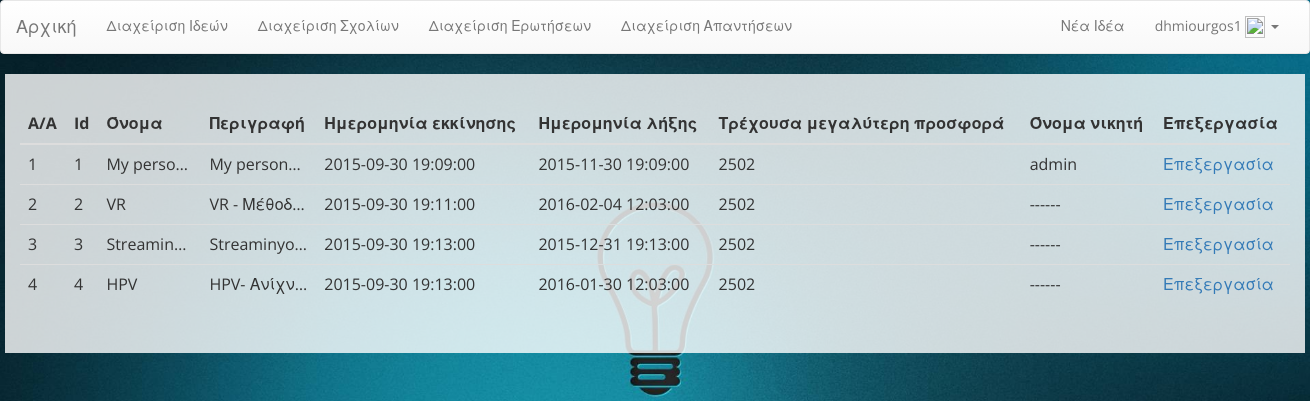
The page /IdeasMarketplace/creator/index.php (signed in) on the database its author committed.
### tables this page shows
CREATE TABLE IF NOT EXISTS `users` (
  `id` int(11) NOT NULL,
  `first_name` text NOT NULL,
  `last_name` text NOT NULL,
  `email` text NOT NULL,
  `password` text NOT NULL,
  `type` int(11) NOT NULL,
  `sex` int(11) NOT NULL,
  `age` int(11) NOT NULL,
  `img_temp` tinyint(1) NOT NULL,
  `image` longblob NOT NULL
);

CREATE TABLE IF NOT EXISTS `auctions` (
  `id` int(11) NOT NULL,
  `name` text NOT NULL,
  `description` text NOT NULL,
  `bid_start` int(11) NOT NULL,
  `bid_min` int(11) NOT NULL,
  `buy_price` int(11) NOT NULL,
  `offer_start` datetime NOT NULL,
  `offer_end` datetime NOT NULL,
  `winner` int(11) NOT NULL
);

### IdeasMarketplace/creator/index.php (the view, shortened to what this page needs)
<?php
include '../functions.php';
if (isset($_SESSION['type']) && $_SESSION['type'] == 2) {
    $conn = sqldb();
    $ok = true;
    $sql = 'SELECT auction_id FROM belongs WHERE user_id=' . $_SESSION['id'];
    $res = $conn->query($sql);
    if ($res->num_rows > 0) {
        while ($row = $res->fetch_assoc()) {
            $sql = 'SELECT id,name,description,offer_start,offer_end,
(SELECT MAX(bid) FROM bids WHERE auction=id) as max,
(SELECT first_name FROM bids,users
 WHERE auction=auctions.id AND users.id=bids.user ORDER BY bid DESC LIMIT 1)
 as winner FROM auctions WHERE id=' . $row['auction_id'];
            $result[] = $conn->query($sql);
        }
    } else {
        $ok = false;
    }
    ?>
    <html>
        <head>
            <?php styles(); ?>
        </head>
        <body>
            <?php show_header(); ?>
            <div class="container" style="width: 1300px;">
                <div class="row">
                    <div class="box">
                        <table class="table table-hover">
                            <?php if ($ok == true) { ?>
                                <thead>
                                    <tr>
                                        <th>A/A</th>
                                        <th>Id</th>
                                        <th>Όνομα</th>
                                        <th>Περιγραφή</th>
                                        <th>Ημερομηνία εκκίνησης</th>
                                        <th>Ημερομηνία λήξης</th>
                                        <th>Τρέχουσα μεγαλύτερη προσφορά</th>
                                        <th>Όνομα νικητή</th>
                                        <th>Επεξεργασία</th>
                                    </tr>
                                </thead>
                                <?php
                                $counter = 1;
                                foreach ($result as $value) {
                                    if ($value->num_rows > 0) {
                                        while ($row = $value->fetch_assoc()) {
                                            echo "<tr>";
                                            echo "<td>" . $counter . "</td>";
                                            echo "<td>" . $row["id"] . "</td>";
                                            echo "<td class='elipsis'>" . $row["name"] . "</td>";
                                            echo "<td class='elipsis'>" . $row["description"] . "</td>";
                                            echo "<td>" . $row["offer_start"] . "</td>";
                                            echo "<td>" . $row["offer_end"] . "</td>";
                                            if ($row["max"] == "") {
                                                echo "<td>------</td>";
                                            } else {
                                                echo "<td>" . $row["max"] . "</td>";
                                            }
                                            if ($row["winner"] == "") {
                                                echo "<td>------</td>";
                                            } else {
                                                echo "<td>" . $row["winner"] . "</td>";
                                            }
                                            echo '<td><a href="idea_edit.php?id=' . $row["id"] . '">Επεξεργασία</a></td>';
                                            echo "</tr>";
                                            $counter++;
                                        }
                                    }
                                }
                            } else {
                                echo "<center><h1>Δεν υπάρχουν δημοπρασίες ιδεών για διαχείριση, πρέπει πρώτα να εισάγετε !</h1></center>";
                            }
                            ?>
                        </table>
                    </div>
                </div>
            </div>
        </body>
    </html>
    <?php
} else {
    header('Location: ' . "http://$_SERVER[HTTP_HOST]");
    die();
}

### IdeasMarketplace/functions.php (shortened to what this page needs)
<?php
function show_header() {
    if (isset($_SESSION['id'])) {
        $conn = sqldb();
        $sql = "SELECT first_name FROM users WHERE id=" . $_SESSION['id'];
        $result = $conn->query($sql);
        $user = $result->fetch_assoc();
    }
    ?>
    <nav class="navbar navbar-default">
        <div class="container-fluid">
            <div class="navbar-header">
                <a class="navbar-brand" href="/">Αρχική</a>
            </div>
            <div class="collapse navbar-collapse" id="bs-example-navbar-collapse-1">
                <ul class="nav navbar-nav">
                    <?php
                    if (isset($_SESSION['id'])) {
                        if ($_SESSION['type'] == 2) {
                            fix_link("/creator/");
                            echo 'Διαχείριση Ιδεών</a></li>';
                            echo 'Διαχείριση Σχολίων</a></li>';
                            echo 'Διαχείριση Ερωτήσεων</a></li>';
                            echo 'Διαχείριση Απαντήσεων</a></li>';
                        } else if ($_SESSION['type'] == 3) {
                            fix_link("/admin/");
                            echo 'Διαχείριση Χρηστών</a></li>';
                            fix_link("/admin/ideas.php");
                            echo 'Διαχείριση Ιδεών</a></li>';
                            fix_link("/admin/comments.php");
                            echo 'Διαχείριση Σχολίων</a></li>';
                            fix_link("/admin/questions.php");
                            echo 'Διαχείριση Ερωτήσεων</a></li>';
                            fix_link("/admin/answers.php");
                            echo 'Διαχείριση Απαντήσεων</a></li>';
                        }
                    }
                    ?>
                </ul>
                <ul class="nav navbar-nav navbar-right">
                    <?php
                    if (isset($_SESSION['id'])) {
                        if ($_SESSION['type'] == 2) {
                            echo 'Νέα Ιδέα</a></li>';
                        }
                        ?>
                        <li class="dropdown">
                            <a href="#" class="dropdown-toggle" data-toggle="dropdown" role="button" aria-expanded="false"><?= $user['first_name'] ?>
                                <?php if ($_SESSION['img_temp'] == 0) { ?>
                                    <img style="height: 22px;width: 20px;" src="/img/no_image.jpg">
                                <?php } else { ?>
                                    <img style="height: 22px;width: 20px;" src="../image.php">
                                <?php } ?><span class="caret"></span></a>
                            <?php
                        }
                        ?>
                </ul>
            </div>
        </div>
    </nav>
    <?php
}
function sqldb() {
    $conn = new mysqli("localhost", "root", "", "ideas");
    $conn->query("SET NAMES 'utf8'");
    $conn->query("SET CHARACTER SET 'utf8'");
    return $conn;
}
function fix_link($l) {
    echo '<li';
    if (endsWith($_SERVER['REQUEST_URI'], $l)) {
        echo ' class="active"';
    }
    echo '><a href="' . $l . '">';
}
function endsWith($haystack, $needle) {
    return $needle === "" || (($temp = strlen($haystack) - strlen($needle)) >= 0 && strpos($haystack, $needle, $temp) !== FALSE);
}
function styles() {
    ?>
    <link rel="stylesheet" href="https://maxcdn.bootstrapcdn.com/bootstrap/3.3.4/css/bootstrap.min.css">
    <link rel="stylesheet" href="https://maxcdn.bootstrapcdn.com/bootstrap/3.3.4/css/bootstrap-theme.min.css">
    <link rel="stylesheet" href="/css/style.css">
    <?php
}
    ?>

### IdeasMarketplace/css/style.css (style rules this page uses)
body { font-family: "Open Sans","Helvetica Neue",Helvetica,Arial,sans-serif; background: url('../img/bg.jpg') no-repeat center center fixed; -webkit-background-size: cover; -moz-background-size: cover; background-size: cover; -o-background-size: cover; }
.box { margin-bottom: 20px; padding: 30px 15px; background: #fff; background: rgba(255,255,255,0.8); }
@media screen and (min-width:1200px) { .box:after { content: ''; display: table; clear: both; } }

### IdeasMarketplace/creator/index.php (style rules this page uses)
td.elipsis { max-width: 100px; overflow: hidden; text-overflow: ellipsis; white-space: nowrap; }

### rows shown on the page
users: first_name "dhmiourgos1"
auctions: id "1", name "My perso…", description "My person…", offer_start "2015-09-30 19:09:00", offer_end "2015-11-30 19:09:00", max "2502", winner "admin"
auctions: id "2", name "VR", description "VR - Μέθοδ…", offer_start "2015-09-30 19:11:00", offer_end "2016-02-04 12:03:00", max "2502"
auctions: id "3", name "Streamin…", description "Streaminyo…", offer_start "2015-09-30 19:13:00", offer_end "2015-12-31 19:13:00", max "2502"
auctions: id "4", name "HPV", description "HPV- Ανίχν…", offer_start "2015-09-30 19:13:00", offer_end "2016-01-30 12:03:00", max "2502"
